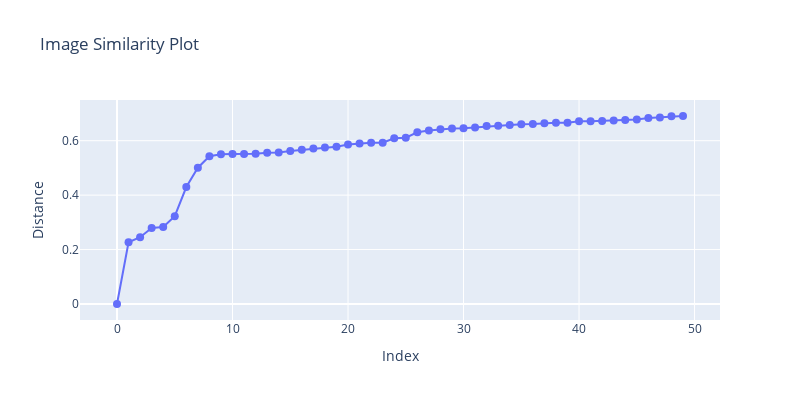

The cell this chart's notebook holds for it:
### Code cell
import plotly.graph_objects as go
from IPython.display import display, HTML
import base64
from io import BytesIO
from PIL import Image as PILImage

def get_image_html(path, size=(100, 140)):
    """Create HTML img tag with embedded base64 image"""
    with PILImage.open(path) as img:
        img.thumbnail(size)
        buffered = BytesIO()
        img.save(buffered, format='JPEG', quality=70)
        img_b64 = base64.b64encode(buffered.getvalue()).decode()
        return f'<img src="data:image/jpeg;base64,{img_b64}" style="max-width:none">'

# Extract data for plot
indices = list(range(len(results)))
distances = [dist for _, dist in results]

# Get paths for all images
hash_to_path = {data['image_hash']: data['local_path'] for data in image_dataset}
paths = [hash_to_path[hash_val] for hash_val, _ in results]

# Create scatter plot with simpler hover text
fig = go.Figure(data=go.Scatter(
    x=indices,
    y=distances,
    mode='lines+markers',
    marker=dict(size=8),
    text=[f'Index: {i}<br>Hash: {hash_val}<br>Distance: {dist:.4f}' 
          for i, (hash_val, dist) in enumerate(results)],
    hovertemplate='%{text}<extra></extra>'
))

fig.update_layout(
    title='Image Similarity Plot',
    xaxis_title='Index',
    yaxis_title='Distance',
    width=800,
    height=400,
    showlegend=False
)

# Display plot
fig.show()

# Create grid of thumbnails below the plot
html = ['<div style="display: flex; flex-wrap: wrap; gap: 10px;">']

for i, ((hash_val, dist), path) in enumerate(zip(results, paths)):
    img_html = get_image_html(path, size=(150, 210))
    item_html = f"""
    <div style='text-align: center; border: 1px solid #ddd; padding: 5px;'>
        {img_html}
        <br>
        <small>Index: {i}</small><br>
        <small>Distance: {dist:.4f}</small><br>
        <small>Hash: {hash_val}</small>
    </div>
    """
    html.append(item_html)

html.append('</div>')
display(HTML(''.join(html)))

### Figure 1 — Plotly figure (JSON) as saved in the notebook; plotly's stock layout.template omitted (floating-point values rounded to 4 significant figures)
{"data": [{"hovertemplate": "%{text}<extra></extra>", "marker": {"size": 8}, "mode": "lines+markers", "text": ["Index: 0<br>Hash: 23373a5dc273beeb756d7bc83e15d532<br>Distance: 0.0000", "Index: 1<br>Hash: 34d96d3093c90a88c0d432672022a4c5<br>Distance: 0.2266", "Index: 2<br>Hash: f6ecab9fad7be9a5e6773e3bb4026b71<br>Distance: 0.2453", "Index: 3<br>Hash: d209b78d0cfc7b75f447c2d0ae5d3160<br>Distance: 0.2790", "Index: 4<br>Hash: 7185d5e4e2c88e505ce2c2abf98796a6<br>Distance: 0.2829", "Index: 5<br>Hash: 1583eff240936bf5479f663711aaed69<br>Distance: 0.3227", "Index: 6<br>Hash: 4d858edeaed3722cb5e4de73effa5e9a<br>Distance: 0.4296", "Index: 7<br>Hash: 5f8a3e26947356ba91e1fb4d9eca8e3f<br>Distance: 0.5007", "Index: 8<br>Hash: 6954dc6fce6945ba0e2da0e778b72765<br>Distance: 0.5427", "Index: 9<br>Hash: cf01c8937b391ab760476f80f5cf3c4b<br>Distance: 0.5501", "Index: 10<br>Hash: 61ebb1e315d5f6d3f8989e8cb3a4ce67<br>Distance: 0.5509", "Index: 11<br>Hash: 46b26538e6e082f8af12c04ced6a7cbd<br>Distance: 0.5513", "Index: 12<br>Hash: 828d488576f7aa76a42ce8c88ef947a3<br>Distance: 0.5519", "Index: 13<br>Hash: 2c435a7ce800e13f66fac37c80360ff9<br>Distance: 0.5553", "Index: 14<br>Hash: 06479de9831d5029521cd7353b9c9fd6<br>Distance: 0.5570", "Index: 15<br>Hash: b3e15be1c5afe1e1f2c6b7eac5524b71<br>Distance: 0.5617", "Index: 16<br>Hash: 318cf7903d26c53058e85ee7cf7d4534<br>Distance: 0.5663", "Index: 17<br>Hash: 20211d7a082896985c87319aa9a356dd<br>Distance: 0.5714", "Index: 18<br>Hash: a6a8f056ea68707faedc77c0f3a7e0fd<br>Distance: 0.5747", "Index: 19<br>Hash: f33901855b7bc2e0b204663c81da8146<br>Distance: 0.5781", "Index: 20<br>Hash: 0571f3fdb99ff04665dc04b4f3367e0a<br>Distance: 0.5861", "Index: 21<br>Hash: 6ac853b09cf3d54d4eba9f7086ca3c43<br>Distance: 0.5901", "Index: 22<br>Hash: 09bfae6056b88df07641bf7e2df0841c<br>Distance: 0.5921", "Index: 23<br>Hash: b9107a09e20968f580030c709034e689<br>Distance: 0.5924", "Index: 24<br>Hash: eef785ff51518590bbefdfa3dcda9aa1<br>Distance: 0.6087", "Index: 25<br>Hash: bb3ecb2e12fac67954ef0fb858ea1a2d<br>Distance: 0.6112", "Index: 26<br>Hash: 99fc7ec0c93371778a039b66f78ad654<br>Distance: 0.6309", "Index: 27<br>Hash: 0350e9157451100bfc6a8ba882e4ffdb<br>Distance: 0.6374", "Index: 28<br>Hash: f933f6e1cb41561032230f464af423d6<br>Distance: 0.6416", "Index: 29<br>Hash: c995dfbea1903b37dc48ab891ea95725<br>Distance: 0.6447", "Index: 30<br>Hash: efcc5dd9968b4b043c547a15eaf7bf7e<br>Distance: 0.6455", "Index: 31<br>Hash: f45555d1683f0ba1bdb259af2889dc46<br>Distance: 0.6484", "Index: 32<br>Hash: f4fc2dc5472a52786c26ca59cda11404<br>Distance: 0.6541", "Index: 33<br>Hash: cc68ce9b7678f353b9749e0b15b79473<br>Distance: 0.6548", "Index: 34<br>Hash: 99be0df0f7703743f6cf2e0e46eaef5d<br>Distance: 0.6575", "Index: 35<br>Hash: bcb17e3bbddd2db63554a7b0ad42d5e7<br>Distance: 0.6608", "Index: 36<br>Hash: cde08ad63bcba601d863d16d65aa1d2e<br>Distance: 0.6615", "Index: 37<br>Hash: 3c3d752a6c09aed3861caeeed56ef98a<br>Distance: 0.6640", "Index: 38<br>Hash: be943ab054d8d83bcab3e8c74312e383<br>Distance: 0.6656", "Index: 39<br>Hash: a3ca90158b6685d3752067cc96d5b7cf<br>Distance: 0.6656", "Index: 40<br>Hash: 7426d2852e80295cfb5a5466ed3f0004<br>Distance: 0.6710", "Index: 41<br>Hash: 2856d165a4800699d0c9f26eb84cdba3<br>Distance: 0.6713", "Index: 42<br>Hash: ed75bccdee097c0ee996c72427fa41a7<br>Distance: 0.6724", "Index: 43<br>Hash: 7d99f1968acd0480aa4d2b96061064b3<br>Distance: 0.6743", "Index: 44<br>Hash: 768d7298686171804ee31cdd05dbdbae<br>Distance: 0.6762", "Index: 45<br>Hash: 7127d378b9fd015cc446320cae2589dc<br>Distance: 0.6783", "Index: 46<br>Hash: 2212e94840473483655624aeb02a447c<br>Distance: 0.6831", "Index: 47<br>Hash: 5bb35de192f06bcaa16769c0296551f8<br>Distance: 0.6851", "Index: 48<br>Hash: 9b87abfe69a1ece6bd594e1c99744593<br>Distance: 0.6899", "Index: 49<br>Hash: bcd80dca75d87b26837c5c5e48f8bb3a<br>Distance: 0.6907"], "type": "scatter", "x": [0, 1, 2, 3, 4, 5, 6, 7, 8, 9, 10, 11, 12, 13, 14, 15, 16, 17, 18, 19, 20, 21, 22, 23, 24, 25, 26, 27, 28, 29, 30, 31, 32, 33, 34, 35, 36, 37, 38, 39, 40, 41, 42, 43, 44, 45, 46, 47, 48, 49], "y": [0, 0.2266, 0.2453, 0.279, 0.2829, 0.3227, 0.4296, 0.5007, 0.5427, 0.5501, 0.5509, 0.5513, 0.5519, 0.5553, 0.557, 0.5617, 0.5663, 0.5714, 0.5747, 0.5781, 0.5861, 0.5901, 0.5921, 0.5924, 0.6087, 0.6112, 0.6309, 0.6374, 0.6416, 0.6447, 0.6455, 0.6484, 0.6541, 0.6548, 0.6575, 0.6608, 0.6615, 0.664, 0.6656, 0.6656, 0.671, 0.6713, 0.6724, 0.6743, 0.6762, 0.6783, 0.6831, 0.6851, 0.6899, 0.6907]}], "layout": {"height": 400, "showlegend": false, "title": {"text": "Image Similarity Plot"}, "width": 800, "xaxis": {"title": {"text": "Index"}}, "yaxis": {"title": {"text": "Distance"}}}}
